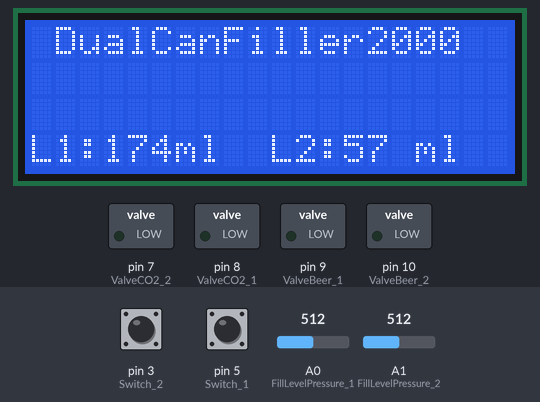
The sketch below on a simulated Arduino Uno, built with avr-gcc and run on an emulated ATmega328P. Shown: 20×4 character LCD, switched loads named in the sketch (green lamp = pin HIGH). The inputs (shaded band) are chosen by the test bench; at power-on: pin 3 (Switch_2) LOW, pin 5 (Switch_1) LOW, A1 (FillLevelPressure_2) = 512, A0 (FillLevelPressure_1) = 512. What the sketch prints to the serial monitor is not drawn.

Above: at 1.6 s.
1.7 s: pin 3 (Switch_2) pulled HIGH for 0.15 s
At 3.1 s:
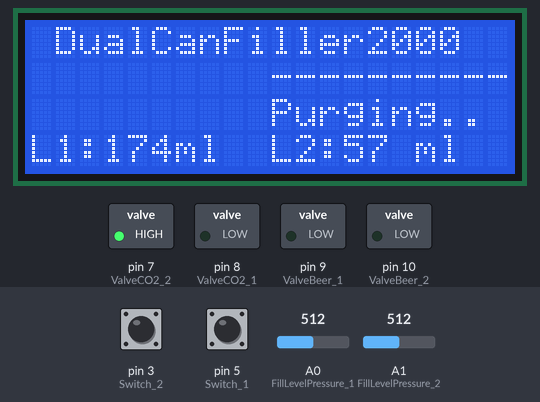
3.5 s: pin 5 (Switch_1) pulled HIGH for 0.15 s
At 4.7 s:
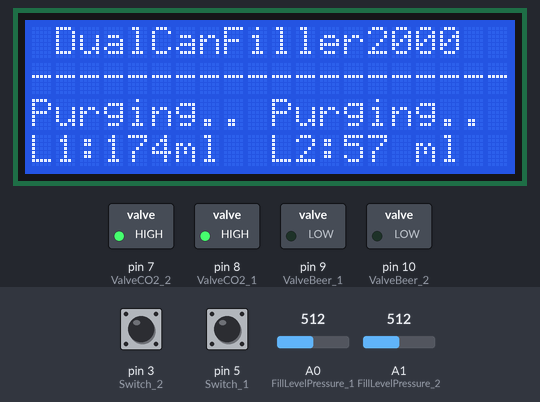
6.6 s: A1 (FillLevelPressure_2) set to 886
At 9.51 s:
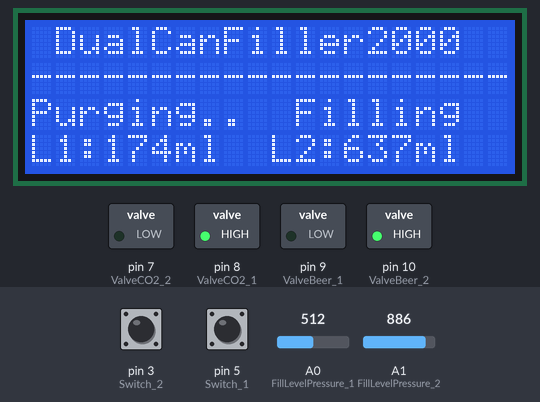
9.6 s: A1 (FillLevelPressure_2) set to 911
At 11.6 s:
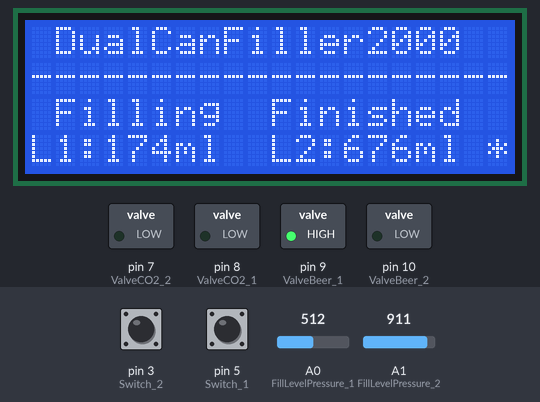
12.5 s: pin 3 (Switch_2) pulled HIGH for 1 s
At 15.3 s:
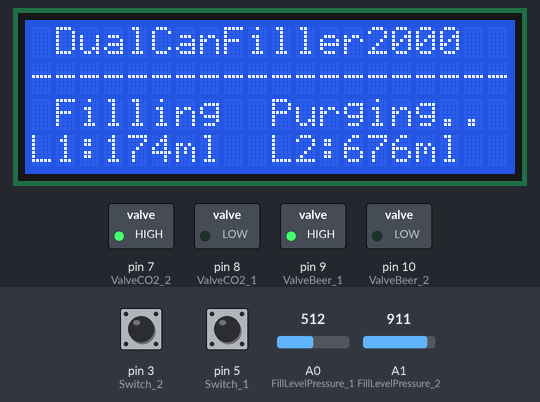
15.9 s: pin 3 (Switch_2) pulled HIGH for 3.2 s
At 19.1 s:
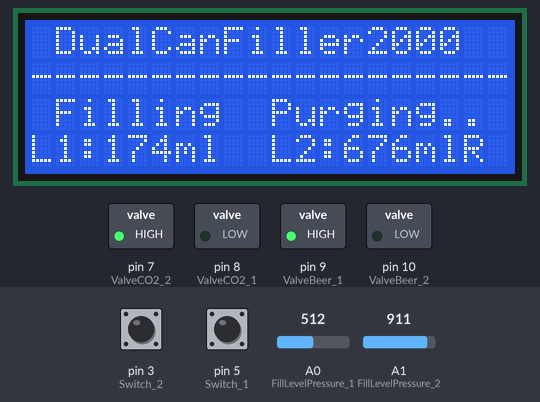
Timing chart, 0 to 22.5 s (numbered marks = the images above; inputs shaded):
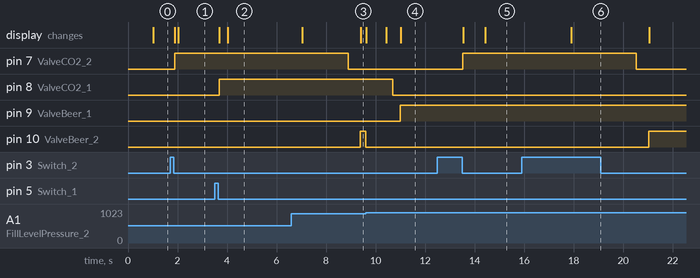

Measured:
- the behaviour switches between 900 and 901 on A1 (FillLevelPressure_2) (found by bisection; images 3 and 4)
- after the input at 1.7 s, pin 7 (ValveCO2_2): LOW → HIGH after 0.18 s; the display: first changes after 0.19 s (image 1 shows a later state)
- after the input at 3.5 s, pin 8 (ValveCO2_1): LOW → HIGH after 0.18 s; the display: first changes after 0.19 s (image 2 shows a later state)
- after the input at 6.6 s, the display: first changes after 0.43 s (image 3 shows a later state)
- after the input at 9.6 s, pin 10 (ValveBeer_2): HIGH → LOW at once; the display: first changes at once (image 4 shows a later state)
- after the input at 12.5 s, pin 7 (ValveCO2_2): LOW → HIGH after 1.0 s; the display: first changes after 1.0 s (image 5 shows a later state)
- after the input at 15.9 s, pin 10 (ValveBeer_2): goes on until 21.0 s, then stays HIGH; the display: changes after 2.0 s (image 6)

The sketch:

dual_can_filler_arduino_independent_dual.ino
```cpp
#include <Wire.h>
#include <LiquidCrystal_I2C.h>

//  TTBF Dual Can Filler v1.02

//This code is 100% functional but could be tidied and streamlined a lot more (work in progress). Could also be optimized with more fuctions etc etc. Can be used with any Arduino model like the Nano or UNO.
//Currently its supporting 2 momentary push buttons and one I2C display, the display is showing purging and dispense status for both filler lines.
//The two buttons has same fuctions for each fill line:
//-- SHORT PRESS starts whole sequence with purging and filling corresponding beer line.
//-- At first filling both buttons needs to be SHORT PRESSED again for the corresponding line when desired fill level is reached. The desired fill level is then stored for future fills (until reset or power down).
//-- the next fill will stop at the programmed fill level, the display will indicate fill level reached with an '*' next to the fill level measurement.
//-- After filling a LONG PRESS of any of the buttons resets the fill level for the corresponing beer line, indicated with a captial 'R' in the display for corresponding beer line. This allows to correct/reset fill level when changing can size etc. The new level must then be set on next filling (like at power up).
//
//The display itself is purely cosmetical in one sense, the filler works perfectly without it if you desire to leave it out.
//Displayed fill level progress is in 'mililiters' and must be calibrated for each system before first time use. Purely cosmetical, no practical implications if not calibrated. Can easily be changed to other units if desired, or removed completely.
//
//Differential pressure sensors are used for level sensing using the same fill tube as for co2 purging. Separate fill tubes for beer. 12V Solenoid valves for water/beer and three way 12V solenoid valves for co2/level sensing. Full parts list on GitHub also.

byte ValveCO2_1 = 8;
byte ValveCO2_2 = 7;
byte Switch_1 = 5;      //Button for 1st beer line
byte Switch_2 = 3;    //Button for 2nd beer line
byte ValveBeer_1 = 9;   //Beer1
byte ValveBeer_2 = 10;
int FillLevelPressure_1 = A0;     //Levelsensor
int FillLevelPressure_2 = A1;     //Levelsensor


int FillThreshold_1 = 900;
int FillThreshold_2 = 900;
int FillLevel_1;
int FillLevel_2;
int FillLevel_1_round;
int FillLevel_2_round;


// variable to hold the valve state
boolean valveStateCO2_1 = LOW;
boolean valveStateCO2_2 = LOW;
boolean valveStateBeer_1 = LOW;
boolean valveStateBeer_2 = LOW;


// used for debounce and button modes(short press, long press etc)
int buttonstate1 = LOW;
int buttonstate2 = LOW;
long lastupdate;
long btnDnTime1;
long btnDnTime2;
long btnUpTime1;
long btnUpTime2;
long purge_start_time1;
long purge_start_time2;
boolean ignoreUp1 = false;
boolean ignoreUp2 = false;
boolean start_co2_1_flag = false;
boolean start_co2_2_flag = false;
boolean start_dispense_1 = false;
boolean start_dispense_2 = false;
boolean purge_complete_1 = false;
boolean purge_complete_2 = false;
int buttonVal1 = 0;
int buttonVal2 = 0;
int buttonLast1 = 0;
int buttonLast2 = 0;

#define debounce 20
#define holdTime 2000
#define updateDelay 1000
#define purgeperiod 7000


LiquidCrystal_I2C lcd(0x27, 20, 4);                             // set the LCD address to 0x27 for a 20 chars and 4 line display

void setup()
{
  pinMode(ValveCO2_1, OUTPUT);
  pinMode(ValveCO2_2, OUTPUT);
  pinMode(ValveBeer_1, OUTPUT);
  pinMode(ValveBeer_2, OUTPUT);
  pinMode(Switch_1, INPUT);
  pinMode(Switch_2, INPUT);
  pinMode (FillLevelPressure_1, INPUT);
  pinMode (FillLevelPressure_2, INPUT);

  Serial.begin(9600);

  lcd.init();                                                   // initialize the lcd
  lcd.backlight();


  lcd.setCursor(1, 0);
  lcd.print("DualCanFiller2000");

}

////////Main Loop//////
void loop()
{
  buttonVal1 = digitalRead(Switch_1);
  buttonVal2 = digitalRead(Switch_2);
  UpdateDisplay ();


  //Test for button pressed and store the down time
  if ( buttonVal2 == HIGH && buttonLast2 == LOW && (millis() - btnUpTime2) > long(debounce))
  {

    btnDnTime2 = millis();
  }

  if ( buttonVal1 == HIGH && buttonLast1 == LOW && (millis() - btnUpTime1) > long(debounce))
  {

    btnDnTime1 = millis();
  }

  //Test for button release and store the up time, initiate short press actions
  if ( buttonVal1 == LOW && buttonLast1 == HIGH && (millis() - btnDnTime1) > long(debounce))
  {

    if (ignoreUp1 == false) {
      if (start_co2_1_flag == true) {
        valveStateBeer_1 = LOW;
        valveStateCO2_1 = LOW;
        digitalWrite(ValveCO2_1, LOW);
        digitalWrite(ValveBeer_1, LOW);
        lcd.setCursor(0, 2);
        lcd.print("          ");
        lcd.setCursor(1, 2);
        lcd.print("Aborted");
        start_co2_1_flag = false;
        start_dispense_1 = false;
      }
      else if (start_dispense_1 == true) {

        Clear_Display();
        set_fillevel_1();
      }

      else {
        Clear_Display();
        eventPress1();
      }
    }

    else ignoreUp1 = false;
    btnUpTime1 = millis();
  }

  //Test for intended button press and perform actions accordingly
  if ( buttonVal2 == LOW && buttonLast2 == HIGH && (millis() - btnDnTime2) > long(debounce))
  {
    if (ignoreUp2 == false) {
      if (start_co2_2_flag == true) {
        valveStateBeer_2 = LOW;
        valveStateCO2_2 = LOW;
        digitalWrite(ValveCO2_2, LOW);
        digitalWrite(ValveBeer_2, LOW);
        lcd.setCursor(10, 2);
        lcd.print("          ");
        lcd.setCursor(11, 2);
        lcd.print("Aborted");
        start_co2_2_flag = false;
        start_dispense_2 = false;
      }
      else if (start_dispense_2 == true) {
        Clear_Display2();
        set_fillevel_2();
      }

      else {
        Clear_Display2();
        eventPress2();
      }
    }

    else ignoreUp2 = false;
    btnUpTime2 = millis();
  }

  //Test for button held down for longer than the hold time
  if (buttonVal1 == HIGH && (millis() - btnDnTime1) > long(holdTime))
  {
    eventHold1();
    ignoreUp1 = true;
    btnDnTime1 = millis();
  }

  if (buttonVal2 == HIGH && (millis() - btnDnTime2) > long(holdTime))
  {
    eventHold2();
    ignoreUp2 = true;
    btnDnTime2 = millis();
  }

  //Test if purge period is complete and stop purge
  if (start_co2_1_flag == true && purge_complete_1 == false && (millis() - purge_start_time1) > long(purgeperiod)) {
    stop_purge1();
  }

  if (start_co2_2_flag == true && purge_complete_2 == false && (millis() - purge_start_time2) > long(purgeperiod)) {
    stop_purge2();
  }

  buttonLast1 = buttonVal1;
  buttonLast2 = buttonVal2;

  if ((analogRead (FillLevelPressure_1)) > (FillThreshold_1) &&  (valveStateBeer_1 == HIGH) )  //regardless if button pushed, always check if filllevel is reached
  {
    Fil1Level_reached1 ();
  }

  if ((analogRead (FillLevelPressure_2)) > (FillThreshold_2) &&  (valveStateBeer_2 == HIGH) )  //regardless if button pushed, always check if filllevel is reached
  {
    Fil1Level_reached2 ();
  }
}
/////////////////////////////////////


///////////Function area////////////////////////
void UpdateDisplay ()
{
  if ( (millis() - lastupdate) > long (updateDelay))
  {
    //Serial.println(F("display update done"));
    //    if (buttonVal1 == HIGH)
    //    {
    lastupdate = millis();
    //    for (int k = 0; k < 5; k++)
    //    {
    //      FillLevel_1 += analogRead (FillLevelPressure_1);
    //      delay (2);
    //    }
    //    FillLevel_1 /= 5;
    //
    //    for (int j = 0; j < 5; j++)
    //    {
    //      FillLevel_2 += analogRead (FillLevelPressure_2);
    //      delay (2);
    //    }
    //    FillLevel_2 /= 5;
    Serial.println(F("display update done"));
    FillLevel_2 = analogRead (FillLevelPressure_2);
    FillLevel_1 = analogRead (FillLevelPressure_1);
    FillLevel_2 -= 555;
    FillLevel_1 -= 520;

    FillLevel_1_round = int ((FillLevel_1 + 117) * 1.60);
    FillLevel_2_round = int ((FillLevel_2 + 80.2) * 1.55);
    Serial.println(FillLevel_1_round);
    Serial.println(FillLevel_2_round);
    Serial.println(FillLevel_1);
    Serial.println(FillLevel_2);
    if (FillLevel_1_round >= 120 || FillLevel_2_round >= 115)
    {

      //  Serial.println(FillLevel_1_round);
      lcd.setCursor(0, 3);
      lcd.print("L1: ");
      lcd.setCursor(3, 3);
      lcd.print(FillLevel_1_round);
      lcd.print("ml");
      lcd.setCursor(10, 3);
      lcd.print("L2: ");
      lcd.setCursor(13, 3);
      lcd.print("   ");
      lcd.setCursor(13, 3);
      lcd.print(FillLevel_2_round);
      lcd.setCursor(16, 3);
      lcd.print("ml");
    }
    //    }
  }
}


void set_fillevel_1 () {
  if ((valveStateCO2_1 == LOW) && (valveStateBeer_1 == HIGH))          //if beer is flowing and button pushed,
  {

    //    for (int j = 0; j < 5; j++)
    //    {
    //      FillLevel_1 += analogRead (FillLevelPressure_1);
    //      delay (2);
    //    }
    //    FillLevel_1 /= 5;


    FillLevel_1 = analogRead (FillLevelPressure_1);

    FillThreshold_1 =  FillLevel_1;                  //update fill level threshold(calibrate)
    Serial.println(FillThreshold_1);
    valveStateBeer_1 = LOW;                                              //stop beer flow
    digitalWrite(ValveBeer_1, valveStateBeer_1);
  }

  //  // Serial.println("Beer valves closed2");
  // lcd.setCursor(0, 2);
  //lcd.print("          ");
  lcd.setCursor(1, 2);
  lcd.print("LevelSet");

  start_dispense_1 = false;
}

void set_fillevel_2 () {
  if ((valveStateCO2_2 == LOW) && (valveStateBeer_2 == HIGH))          //if beer is flowing and button pushed,
  {
    //    for (int m = 0; m < 5; m++)
    //    {
    //      FillLevel_2 += analogRead (FillLevelPressure_2);
    //      delay (2);
    //    }
    //    FillLevel_2 /= 5;

    FillLevel_2 = analogRead (FillLevelPressure_2);
    FillThreshold_2 = FillLevel_2;                    //update fill level threshold(calibrate)
    Serial.println(FillThreshold_2);

    valveStateBeer_2 = LOW;                                              //stop beer flow
    digitalWrite(ValveBeer_2, valveStateBeer_2);

    //lcd.setCursor(10, 2);
    /// lcd.print("          ");
    lcd.setCursor(11, 2);
    lcd.print("LevelSet");

    start_dispense_2 = false;
  }
}

void stop_purge1 ()
{
  valveStateCO2_1 = LOW;

  digitalWrite(ValveCO2_1, valveStateCO2_1);                                                        //stop Co2 flow

  Serial.println("CO2_1 purge complete");
  delay(300);                                                          //give CO2 solenoid time to close
  valveStateBeer_1 = HIGH;                                             //start beer flow

  digitalWrite(ValveBeer_1, valveStateBeer_1);

  // Serial.println("Beer valves open......");
  lcd.setCursor(0, 2);
  lcd.print("          ");
  lcd.setCursor(1, 2);
  lcd.print("Filling");

  start_dispense_1 = true;
  purge_complete_1 = true;
  start_co2_1_flag = false;
}

void stop_purge2 ()
{

  valveStateCO2_2 = LOW; //stop Co2 flow
  //stop Co2 flow
  digitalWrite(ValveCO2_2, valveStateCO2_2);
  delay(500);                                                          //give CO2 solenoid time to close
  //start beer flow
  valveStateBeer_2 = HIGH;

  digitalWrite(ValveBeer_2, valveStateBeer_2);

  // Serial.println("Beer valves open......");
  lcd.setCursor(10, 2);
  lcd.print("          ");
  lcd.setCursor(11, 2);
  lcd.print("Filling");

  start_dispense_2 = true;
  purge_complete_2 = true;
  start_co2_2_flag = false;
}

void eventPress1()
{
  if ((valveStateCO2_1 == LOW) && (valveStateBeer_1 == LOW))             //button has been pushed to initate filling, and no valves are open
  {
    valveStateCO2_1 = HIGH;
    //start CO2 purge
    digitalWrite(ValveCO2_1, valveStateCO2_1);

    //Serial.println("Purging 1...");
    lcd.setCursor(0, 2);
    lcd.print("Purging..");

    purge_complete_1 = false;
    start_co2_1_flag = true;
    purge_start_time1 = millis();
  }
}

void eventPress2()
{
  Serial.println(F("Purge should start 2"));
  if ((valveStateCO2_2 == LOW) && (valveStateBeer_2 == LOW))             //button has been pushed to initate filling, and no valves are open
  {
    valveStateCO2_2 = HIGH;                                               //start CO2 purge

    digitalWrite(ValveCO2_2, valveStateCO2_2);

    //Serial.println("Purging 2...");
    lcd.setCursor(10, 2);
    lcd.print("Purging..");
    //start CO2 purge

    purge_complete_2 = false;
    start_co2_2_flag = true;
    purge_start_time2 = millis();
  }
}

void eventHold1()
{
  Serial.println("Reset threshold 1...");
  lcd.setCursor(8, 3);
  lcd.print("R");
  FillThreshold_1 = 1000;
}

void eventHold2()
{
  Serial.println("Reset threshold 2...");
  lcd.setCursor(18, 3);
  lcd.print("R");
  FillThreshold_2 = 1000;
}

void Fil1Level_reached2()
{
  //  Serial.print("Measured fill level 2: ");
  //  Serial.println(analogRead (FillLevelPressure_2));
  //  Serial.print("Calibrated fill threshold 2: ");
  //  Serial.println(FillThreshold_2);
  valveStateBeer_2 = LOW;
  digitalWrite(ValveBeer_2, valveStateBeer_2);
  Serial.println(FillThreshold_2);
  lcd.setCursor(19, 3);
  lcd.print("*");
  lcd.setCursor(10, 2);
  lcd.print("          ");
  lcd.setCursor(10, 2);
  lcd.print("Finished");
  digitalWrite(ValveBeer_2, LOW);

  start_dispense_2 = false;
}

void Fil1Level_reached1()
{
  //  Serial.print("Measured fill level 1: ");
  //  Serial.println(analogRead (FillLevelPressure_1));
  //  Serial.print("Calibrated fill threshold 1: ");
  //  Serial.println(FillThreshold_1);
  valveStateBeer_1 = LOW;
  digitalWrite(ValveBeer_1, valveStateBeer_1);
  //Serial.println("Beer level 1 reached");
  lcd.setCursor(9, 3);
  lcd.print("*");
  lcd.setCursor(0, 2);
  lcd.print("          ");
  lcd.setCursor(0, 2);
  lcd.print("Finished");
  digitalWrite(ValveBeer_1, LOW);

  start_dispense_1 = false;
}

void Clear_Display()
{
  lcd.setCursor(0, 2);
  lcd.print("          ");
  lcd.setCursor(0, 3);
  lcd.print("          ");
  lcd.setCursor(0, 1);
  lcd.print("----------");

}

void Clear_Display2()
{
  lcd.setCursor(10, 2);
  lcd.print("          ");
  lcd.setCursor(10, 3);
  lcd.print("          ");
  lcd.setCursor(10, 1);
  lcd.print("----------");

}
```
